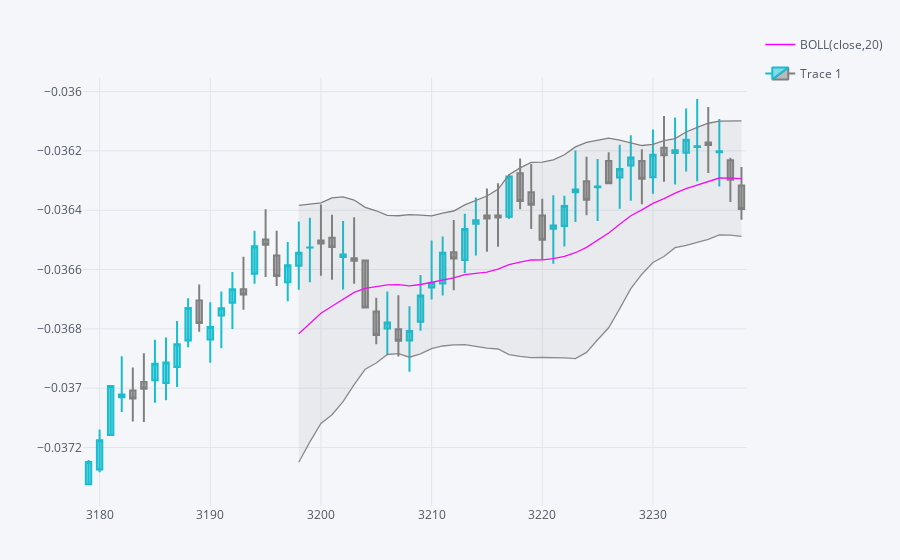

Notebook cell for this chart:
### Code cell
qf=cf.QuantFig(tickers.get_group('a')[-60:])


qf.add_bollinger_bands(periods=20,boll_std=2,colors=['magenta','grey'],fill=True)
plyo.iplot(qf.iplot(asFigure=True),image='png',
          filename='qf_04')
